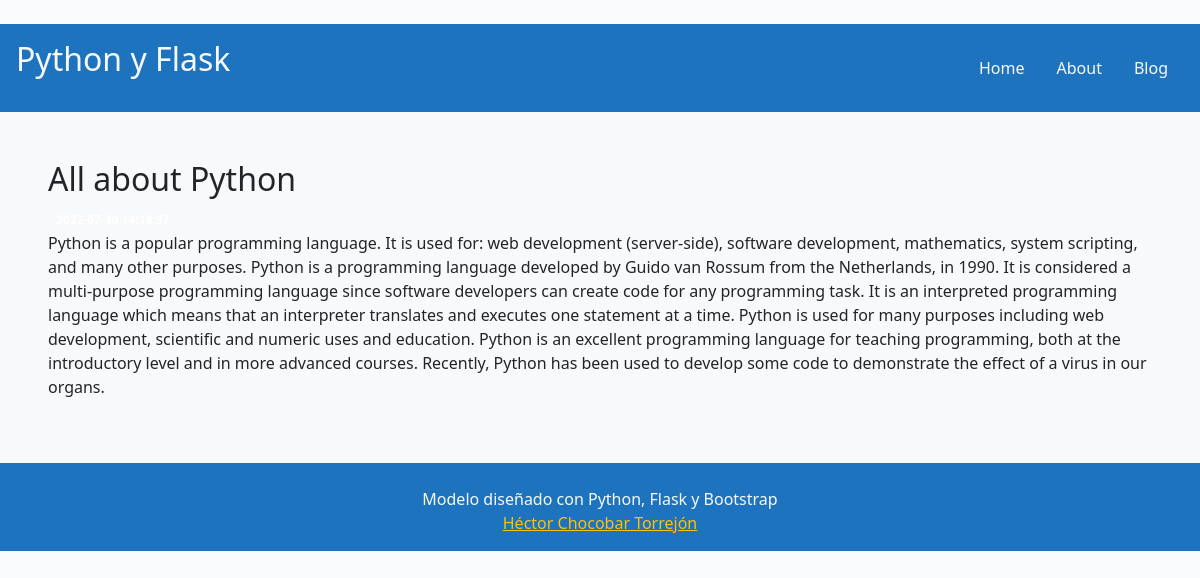
The page /1 on the database its author committed.
### tables this page shows
CREATE TABLE posts (
    id INTEGER PRIMARY KEY AUTOINCREMENT,
    created TIMESTAMP NOT NULL DEFAULT CURRENT_TIMESTAMP,
    title TEXT NOT NULL,
    content TEXT NOT NULL
);

### index.py (the view)
@app.route('/<int:post_id>')
def post(post_id):
    post_selected = get_post(post_id)
    return render_template('post.html', post=post_selected)

### index.py (called while the page is built)
def get_db_connection():
    conn = sqlite3.connect('src/database.db')
    conn.row_factory = sqlite3.Row
    return conn

def get_post(post_id):
    conn = get_db_connection()
    post_view = conn.execute('SELECT * FROM posts WHERE id = ?', (post_id,)).fetchone()
    conn.close()
    if post_view is None:
        abort(404)
    return post_view

### templates/post.html
{% extends 'layout.html' %}
{% block content %}
    <h2>{% block title %} {{ post['title'] }} {% endblock %}</h2>
    <span class="badge badge-primary">{{ post['created'] }}</span>
    <p>{{ post['content'] }}</p>
{% endblock %}

### static/css/main.css (style rules this page uses)
body { background: #f9fafb; color: #f8f9fa; }

### rows shown on the page
posts: title "All about Python", content "Python is a popular programming language. It is used for: web development (server-side), software development, mathematics, system scripting, and many other purposes. Python is a programming language developed by Guido van Rossum from the Netherlands, in 1990. It is considered a multi-purpose programming language since software developers can create code for any programming task. It is an interpreted programming language which means that an interpreter translates and executes one statement at a time. Python is used for many purposes including web development, scientific and numeric uses and education. Python is an excellent programming language for teaching programming, both at the…"
